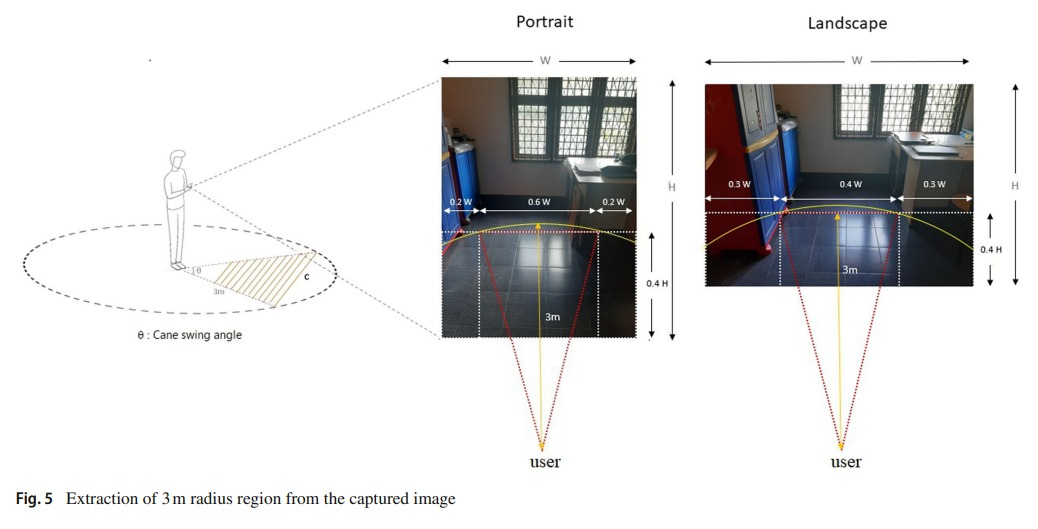
#> input picture WhatsApp Image 2026-03-30 at 12.28.40 AM.jpeg, 1038 x 529 px
$ python -i system_health.py   (imports and definitions only)   (older library calls are emulated)
#> lines starting #> are read from the running program, lines starting #| are printed output that depends on the picture; after the words box and inside, x2 and y2 are one past the last pixel; in counts of white or black regions, pixels touching at a corner belong together
"""
System Health Monitor Module.

Monitors all system components for failures and anomalies:
    - Model output validation
    - Performance degradation detection
    - Graceful degradation on failures
    - Environmental challenge detection (low light, glare)
    - Auto-recovery mechanisms

Also includes configuration loading from YAML/JSON files.
"""

import os
import json
import time
import threading
from collections import deque
from enum import Enum
import numpy as np
import cv2


class HealthStatus(Enum):
    """Health status levels."""
    HEALTHY = "healthy"
    DEGRADED = "degraded"
    FAILING = "failing"
    CRITICAL = "critical"


class SystemHealthMonitor:
    """
    Monitors system health and provides graceful degradation.
    """

    # [262 lines left out: functions __init__, check_depth_health, check_seg_health, check_fusion_health, update_health, trigger_degradation and 6 more, not called in this run]


class EnvironmentalDetector:
    """
    Detect environmental challenges like low light, glare, reflections.
    """

    def __init__(self):
        self.frame_history = deque(maxlen=10)
        self.last_detection_time = 0
        self.detection_interval = 0.5  # seconds

    def detect_low_light(self, frame):
        """
        Detect low light conditions.

        Returns:
            is_low_light (bool), brightness (0-255)
        """
        if frame is None:
            return False, 0

        # Convert to grayscale
        gray = cv2.cvtColor(frame, cv2.COLOR_BGR2GRAY)
        brightness = gray.mean()

        # Thresholds
        is_low = brightness < 50

        return is_low, brightness

    def detect_glare(self, frame):
        """
        Detect glare or bright light spots.

        Returns:
            has_glare (bool), glare_intensity (0-1)
        """
        if frame is None:
            return False, 0

        # Convert to HSV for better light detection
        hsv = cv2.cvtColor(frame, cv2.COLOR_BGR2HSV)

        # Detect very bright regions (potential glare)
        bright_mask = (hsv[:, :, 2] > 230).astype(np.float32)

        # Calculate glare intensity
        glare_intensity = bright_mask.mean()
        has_glare = glare_intensity > 0.05  # More than 5% bright pixels

        return has_glare, glare_intensity

    def detect_motion_blur(self, frame):
        """
        Detect motion blur using Laplacian variance.

        Returns:
            is_blurry (bool), laplacian_var
        """
        if frame is None:
            return False, 0

        gray = cv2.cvtColor(frame, cv2.COLOR_BGR2GRAY)
        laplacian = cv2.Laplacian(gray, cv2.CV_64F)
        variance = laplacian.var()

        # Lower variance = more blur
        is_blurry = variance < 50

        return is_blurry, variance

    def detect_reflections(self, frame, depth_map=None):
        """
        Detect reflective surfaces that may confuse depth estimation.

        Returns:
            has_reflections (bool), reflection_score (0-1)
        """
        if frame is None:
            return False, 0

        # High contrast regions might be reflections
        gray = cv2.cvtColor(frame, cv2.COLOR_BGR2GRAY)

        # Sobel for edge detection
        sobelx = cv2.Sobel(gray, cv2.CV_64F, 1, 0, ksize=3)
        sobely = cv2.Sobel(gray, cv2.CV_64F, 0, 1, ksize=3)
        sobel_mag = np.sqrt(sobelx**2 + sobely**2)

        # Sharp horizontal lines might be reflections
        horizontal_edges = (sobely > 50).sum() / sobely.size

        # Check if depth is inconsistent with edges (reflection indicator)
        if depth_map is not None:
            depth_gradient = np.gradient(depth_map)
            depth_inconsistency = np.abs(depth_gradient[0]) + np.abs(depth_gradient[1])
            depth_inconsistency = (depth_inconsistency / (depth_inconsistency.max() + 1e-6)).mean()
        else:
            depth_inconsistency = 0

        reflection_score = min(horizontal_edges * 10 + depth_inconsistency, 1.0)
        has_reflections = reflection_score > 0.3

        return has_reflections, reflection_score

    def analyze_environment(self, frame, depth_map=None):
        """
        Perform full environmental analysis.

        Returns:
            dict of environmental flags
        """
        now = time.time()
        if now - self.last_detection_time < self.detection_interval:
            return None  # Too soon to re-analyze

        self.last_detection_time = now

        flags = {}

        # Low light
        is_low_light, brightness = self.detect_low_light(frame)
        flags['low_light'] = is_low_light
        flags['brightness'] = brightness

        # Glare
        has_glare, glare_intensity = self.detect_glare(frame)
        flags['glare_detected'] = has_glare
        flags['glare_intensity'] = glare_intensity

        # Motion blur
        is_blurry, laplacian_var = self.detect_motion_blur(frame)
        flags['motion_blur'] = is_blurry
        flags['sharpness'] = laplacian_var

        # Reflections
        has_reflections, reflection_score = self.detect_reflections(frame, depth_map)
        flags['reflections'] = has_reflections
        flags['reflection_score'] = reflection_score

        return flags

    # [33 lines left out: function apply_environmental_compensation, not called in this run]


# ════════════════════════════════════════════════════════════════════════════
# Configuration Loading
# ════════════════════════════════════════════════════════════════════════════

class ConfigLoader:
    """
    Load and save configuration from JSON/YAML files.
    """

    # [140 lines left out: functions __init__, _get_defaults, load, save, get, set and 2 more, not called in this run]

>>> import cv2
>>> picture = cv2.imread('../WhatsApp Image 2026-03-30 at 12.28.40 AM.jpeg')
#> picture is the input picture: shape (529, 1038, 3); mean B, G, R 219.7, 219.2, 219.5
>>> result = EnvironmentalDetector().analyze_environment(picture)
#> in detect_low_light, `gray = cv2.cvtColor(frame, cv2.COLOR_BGR2GRAY)`:
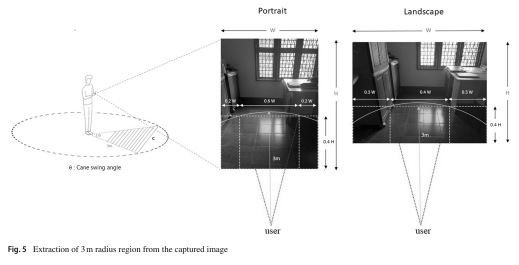
#> gray: shape (529, 1038) (shown at 1/2 size); min 0, max 255, mean 219.3
#> in detect_low_light, `brightness = gray.mean()`: brightness = 219.3
#> in detect_low_light, `is_low = brightness < 50`: is_low = False
#> in analyze_environment, `is_low_light, brightness = self.detect_low_light(frame)`: brightness = 219.3
#> in detect_glare, `bright_mask = (hsv[:, :, 2] > 230).astype(np.float32)`:
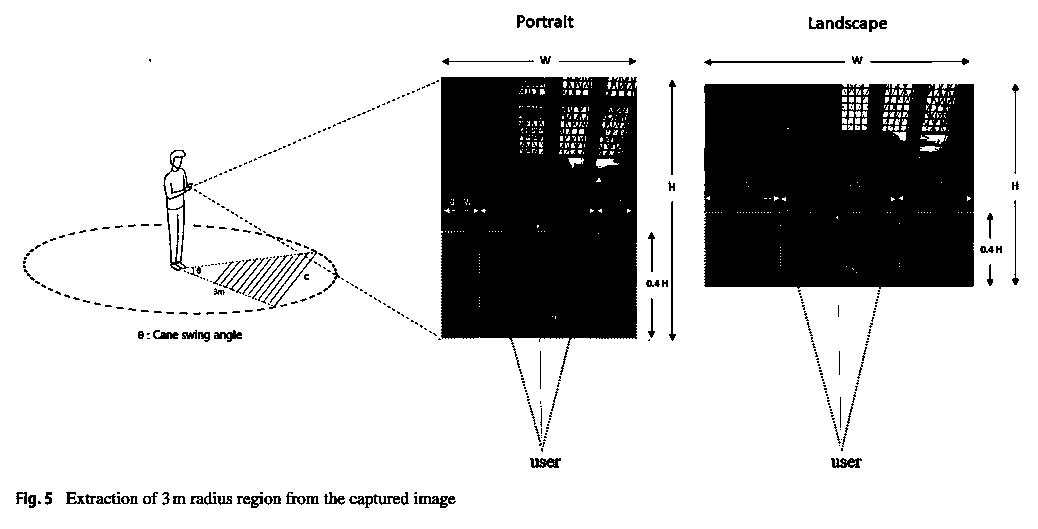
#> bright_mask: shape (529, 1038) float32; values 0 (black) and 1 (white), 79.5% white; 374 black regions (277 under 20 px), largest, box (x1, y1, x2, y2) and area: (704, 84, 974, 289) 52641, (441, 77, 637, 375) 49597, (163, 150, 193, 271) 747
#> in detect_glare, `glare_intensity = bright_mask.mean()`: glare_intensity = 0.795
#> in detect_glare, `has_glare = glare_intensity > 0.05`: has_glare = True
#> in analyze_environment, `has_glare, glare_intensity = self.detect_glare(frame)`: glare_intensity = 0.795
#> in detect_motion_blur, `laplacian = cv2.Laplacian(gray, cv2.CV_64F)`:
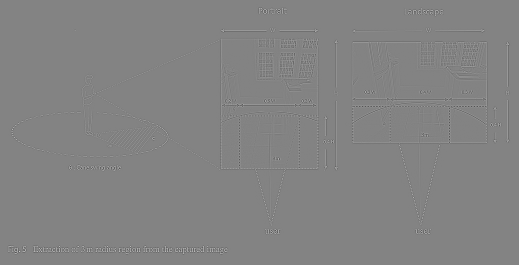
#> laplacian: shape (529, 1038) float64 (shown at 1/2 size); min -617, max 583, mean 0; drawn with min black and max white
#> in detect_motion_blur, `variance = laplacian.var()`: variance = 1526.6
#> in detect_motion_blur, `is_blurry = variance < 50`: is_blurry = False
#> in analyze_environment, `is_blurry, laplacian_var = self.detect_motion_blur(frame)`: laplacian_var = 1526.6
#> in detect_reflections, `sobelx = cv2.Sobel(gray, cv2.CV_64F, 1, 0, ksize=3)`:
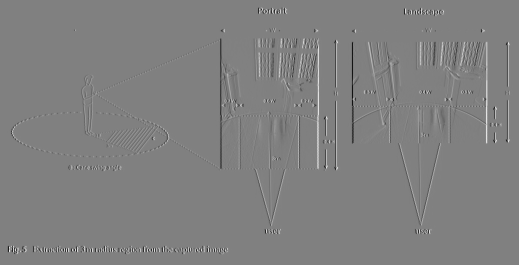
#> sobelx: shape (529, 1038) float64 (shown at 1/2 size); min -965, max 950, mean 0; drawn with min black and max white
#> in detect_reflections, `sobely = cv2.Sobel(gray, cv2.CV_64F, 0, 1, ksize=3)`:
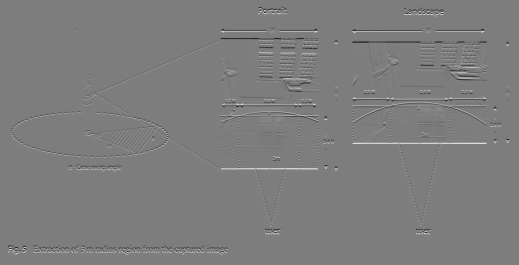
#> sobely: shape (529, 1038) float64 (shown at 1/2 size); min -957, max 981, mean 0; drawn with min black and max white
#> in detect_reflections, `sobel_mag = np.sqrt(sobelx**2 + sobely**2)`:
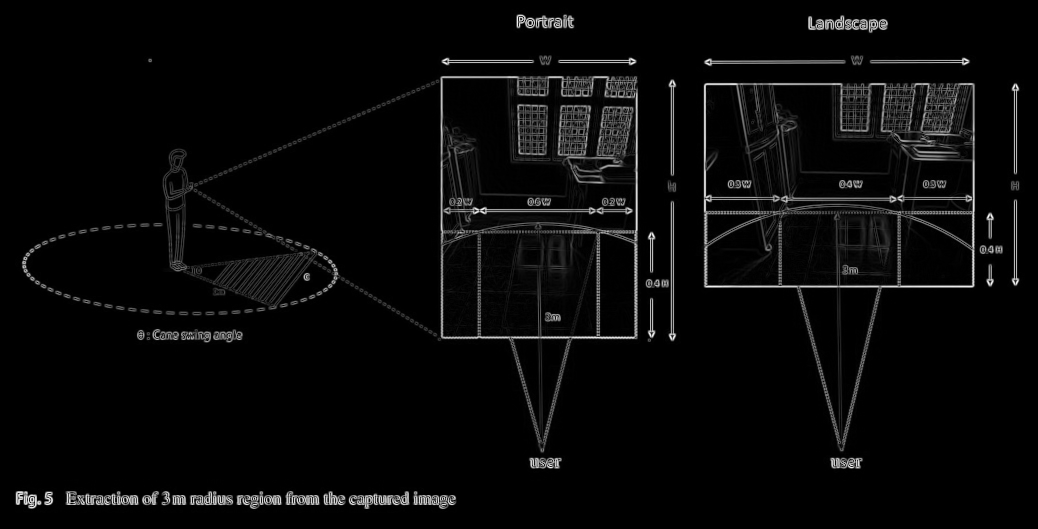
#> sobel_mag: shape (529, 1038) float64; min 0, max 1031.5, mean 36.6; drawn with min black and max white
#> in detect_reflections, `horizontal_edges = (sobely > 50).sum() / sobely.size`: horizontal_edges = 0.0384
#> in detect_reflections, `reflection_score = min(horizontal_edges * 10 + depth_inconsistency, 1.0)`: reflection_score = 0.384
#> in detect_reflections, `has_reflections = reflection_score > 0.3`: has_reflections = True
#> in analyze_environment, `has_reflections, reflection_score = self.detect_reflections(frame, dep..`: reflection_score = 0.384
#> result = {'low_light': False, 'brightness': 219.3, 'glare_detected': True, 'glare_intensity': 0.795, 'motion_blur': False, 'sharpness': 1526.6, 'reflections': True, 'reflection_score': 0.384}

$ run again, on complete workflow.png
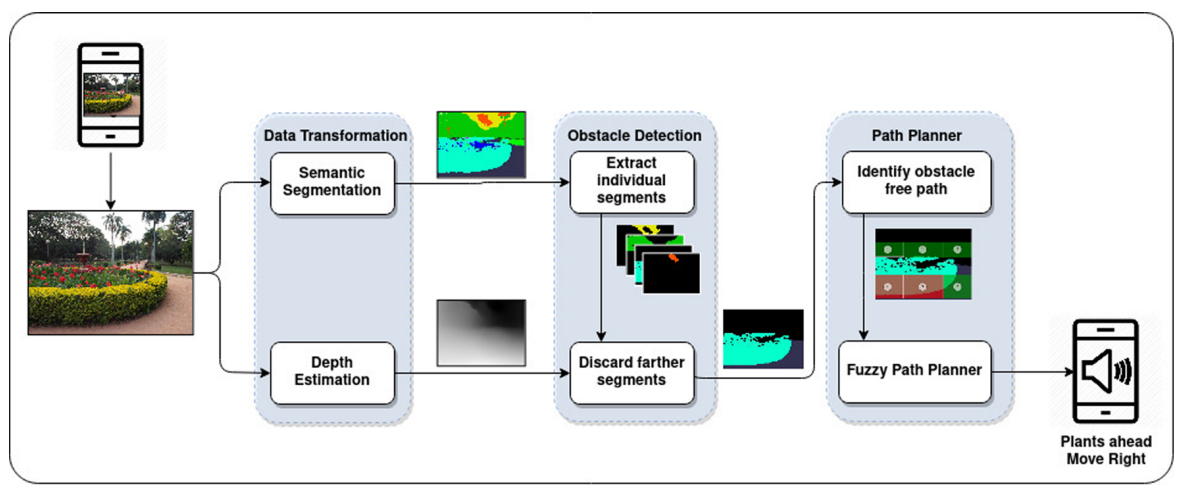
#> input picture complete workflow.png, 1182 x 502 px
#> picture is the input picture: shape (502, 1182, 3); mean B, G, R 226.6, 227.2, 223.4
#> in detect_low_light, `brightness = gray.mean()`: brightness = 226
#> is_low = False
#> in analyze_environment, `is_low_light, brightness = self.detect_low_light(frame)`: brightness = 226
#> hsv: shape (502, 1182, 3); mean H, S, V 24, 12.6, 229.8
#> in detect_glare, `bright_mask = (hsv[:, :, 2] > 230).astype(np.float32)`:
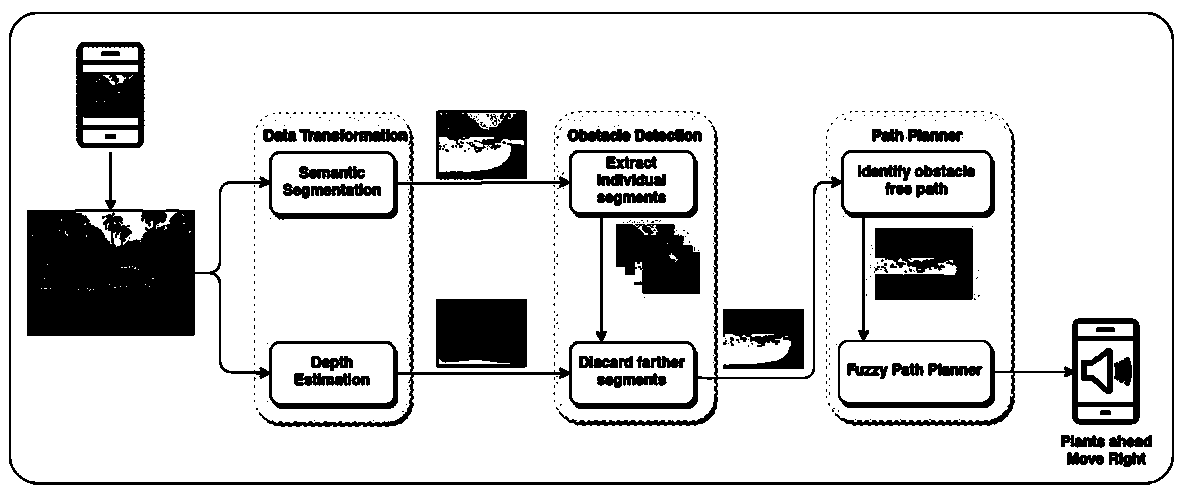
#> bright_mask: shape (502, 1182) float32; values 0 (black) and 1 (white), 84.1% white; 433 black regions (384 under 20 px), largest, box (x1, y1, x2, y2) and area: (27, 124, 1140, 427) 41282, (9, 12, 1174, 485) 7674, (875, 228, 973, 300) 6253
#> in detect_glare, `glare_intensity = bright_mask.mean()`: glare_intensity = 0.841
#> in detect_glare, `has_glare = glare_intensity > 0.05`: has_glare = True
#> in analyze_environment, `has_glare, glare_intensity = self.detect_glare(frame)`: glare_intensity = 0.841
#> variance = 2286.9
#> in detect_motion_blur, `is_blurry = variance < 50`: is_blurry = False
#> in analyze_environment, `is_blurry, laplacian_var = self.detect_motion_blur(frame)`: laplacian_var = 2286.9
#> in detect_reflections, `sobel_mag = np.sqrt(sobelx**2 + sobely**2)`:
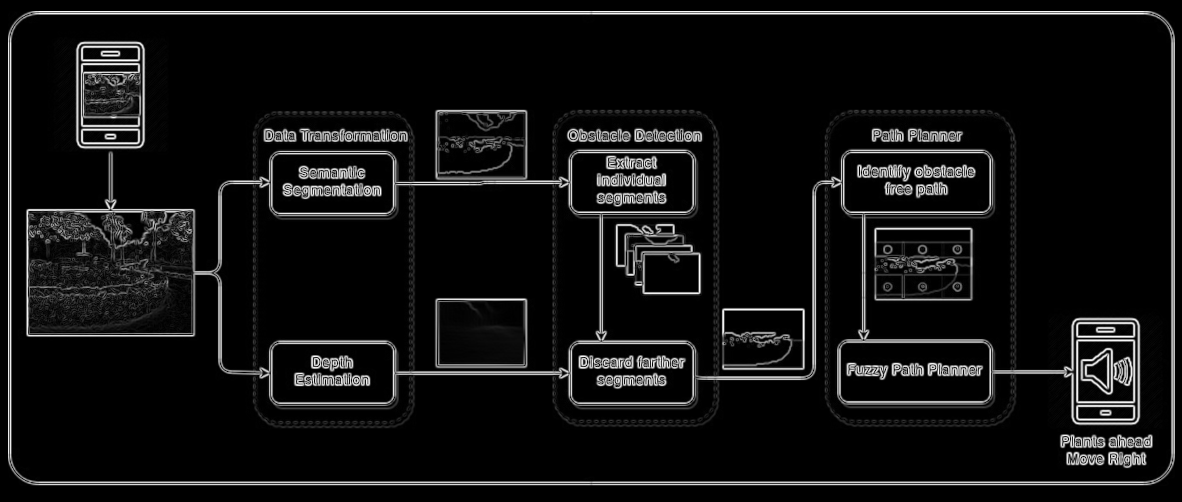
#> sobel_mag: shape (502, 1182) float64; min 0, max 996, mean 70.7; drawn with min black and max white
#> horizontal_edges = 0.0678
#> in detect_reflections, `reflection_score = min(horizontal_edges * 10 + depth_inconsistency, 1.0)`: reflection_score = 0.678
#> in detect_reflections, `has_reflections = reflection_score > 0.3`: has_reflections = True
#> in analyze_environment, `has_reflections, reflection_score = self.detect_reflections(frame, dep..`: reflection_score = 0.678
#> result = {'low_light': False, 'brightness': 226, 'glare_detected': True, 'glare_intensity': 0.841, 'motion_blur': False, 'sharpness': 2286.9, 'reflections': True, 'reflection_score': 0.678}

$ run again, on fusion_of_DA_v2_and_Topformer.png
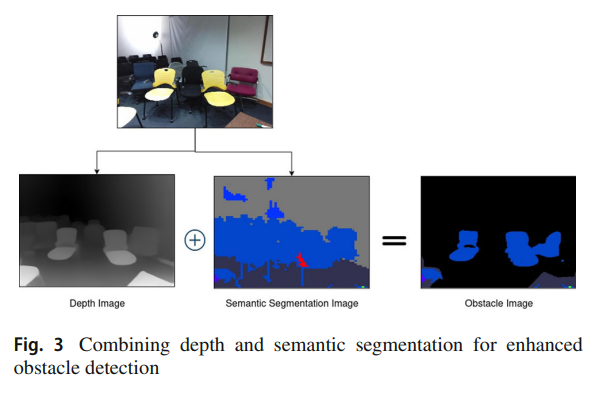
#> input picture fusion_of_DA_v2_and_Topformer.png, 613 x 405 px
#> picture is the input picture: shape (405, 613, 3); mean B, G, R 204, 198.8, 196.5
#> in detect_low_light, `brightness = gray.mean()`: brightness = 198.7
#> is_low = False
#> in analyze_environment, `is_low_light, brightness = self.detect_low_light(frame)`: brightness = 198.7
#> hsv: shape (405, 613, 3); mean H, S, V 15.2, 17.7, 205.5
#> in detect_glare, `bright_mask = (hsv[:, :, 2] > 230).astype(np.float32)`:
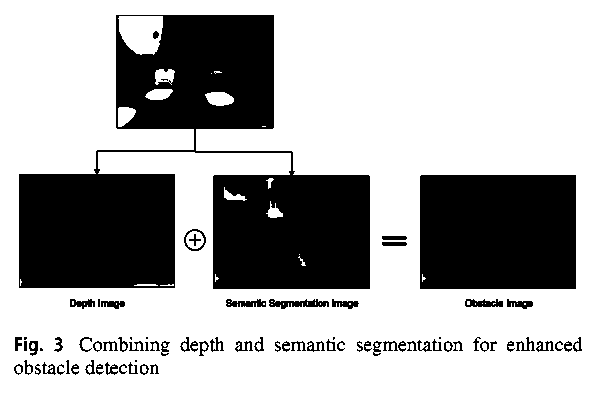
#> bright_mask: shape (405, 613) float32; values 0 (black) and 1 (white), 70.2% white; 80 black regions (9 under 20 px), largest, box (x1, y1, x2, y2) and area: (19, 15, 370, 289) 51323, (420, 175, 576, 289) 17768, (269, 299, 329, 309) 340
#> in detect_glare, `glare_intensity = bright_mask.mean()`: glare_intensity = 0.702
#> in detect_glare, `has_glare = glare_intensity > 0.05`: has_glare = True
#> in analyze_environment, `has_glare, glare_intensity = self.detect_glare(frame)`: glare_intensity = 0.702
#> variance = 2005.8
#> in detect_motion_blur, `is_blurry = variance < 50`: is_blurry = False
#> in analyze_environment, `is_blurry, laplacian_var = self.detect_motion_blur(frame)`: laplacian_var = 2005.8
#> in detect_reflections, `sobel_mag = np.sqrt(sobelx**2 + sobely**2)`:
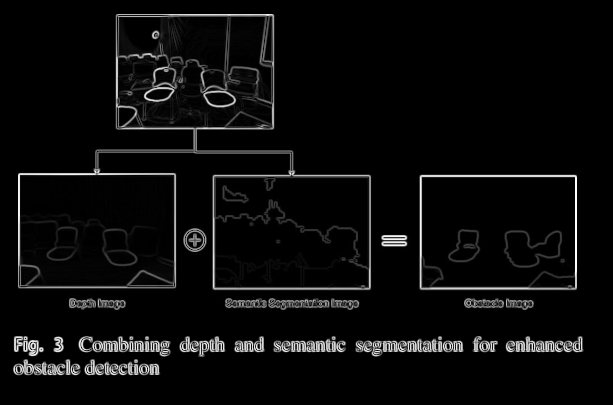
#> sobel_mag: shape (405, 613) float64; min 0, max 1020.1, mean 45.5; drawn with min black and max white
#> horizontal_edges = 0.0416
#> in detect_reflections, `reflection_score = min(horizontal_edges * 10 + depth_inconsistency, 1.0)`: reflection_score = 0.416
#> in detect_reflections, `has_reflections = reflection_score > 0.3`: has_reflections = True
#> in analyze_environment, `has_reflections, reflection_score = self.detect_reflections(frame, dep..`: reflection_score = 0.416
#> result = {'low_light': False, 'brightness': 198.7, 'glare_detected': True, 'glare_intensity': 0.702, 'motion_blur': False, 'sharpness': 2005.8, 'reflections': True, 'reflection_score': 0.416}
